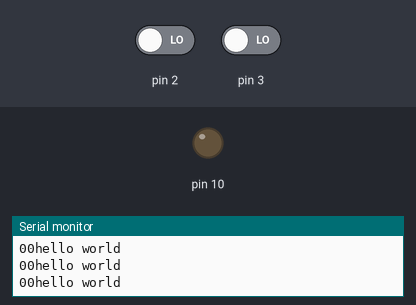
Bench run of a sketch on a simulated Arduino Uno, built with avr-gcc and run on an emulated ATmega328P. On the bench: output pins drawn as LEDs (lit = HIGH), the last lines printed to the serial monitor. The inputs (shaded band) are chosen by the test bench; at power-on: pin 2 LOW, pin 3 LOW.

Above: at 1.2 s.
1.3 s: pin 2 driven HIGH
At 1.8 s:
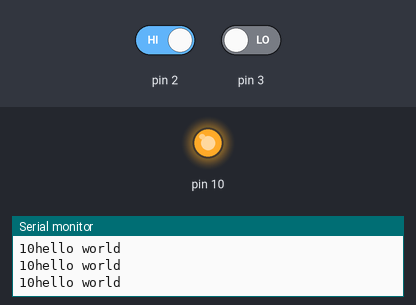
2.8 s: pin 2 driven LOW
At 4.1 s:
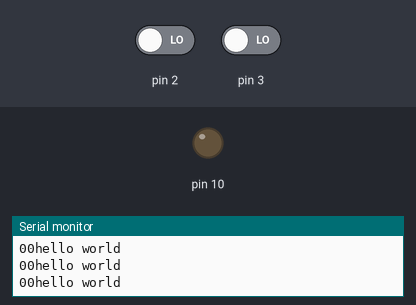
5.8 s: pin 3 driven HIGH
At 6.2 s:
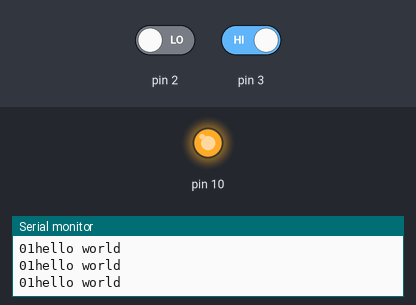
Timing chart, 0 to 8.8 s (numbered marks = the images above; inputs shaded):
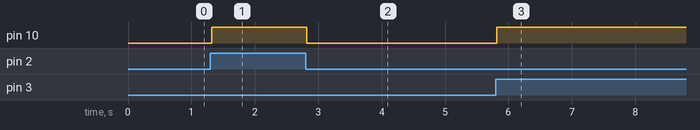

Measured:
- after the input at 1.3 s, pin 10: LOW → HIGH at once
- after the input at 2.8 s, pin 10: HIGH → LOW at once
- after the input at 5.8 s, pin 10: LOW → HIGH at once

The sketch:

practica_15_relevador.ino
```cpp
// C++ code
//
int push = 0;

int push2 = 0;

void setup()
{
  pinMode(2, INPUT);
  pinMode(3, INPUT);
  Serial.begin(9600);
  pinMode(10, OUTPUT);
}

void loop()
{
  push = digitalRead(2);
  push2 = digitalRead(3);
  Serial.print(push);
  Serial.print(push2);
  Serial.println("hello world");
  if (push == 1 || push2 == 1) {
    digitalWrite(10, HIGH);
  } else {
    digitalWrite(10, LOW);
  }
  delay(10); // Delay a little bit to improve simulation performance
}
```
